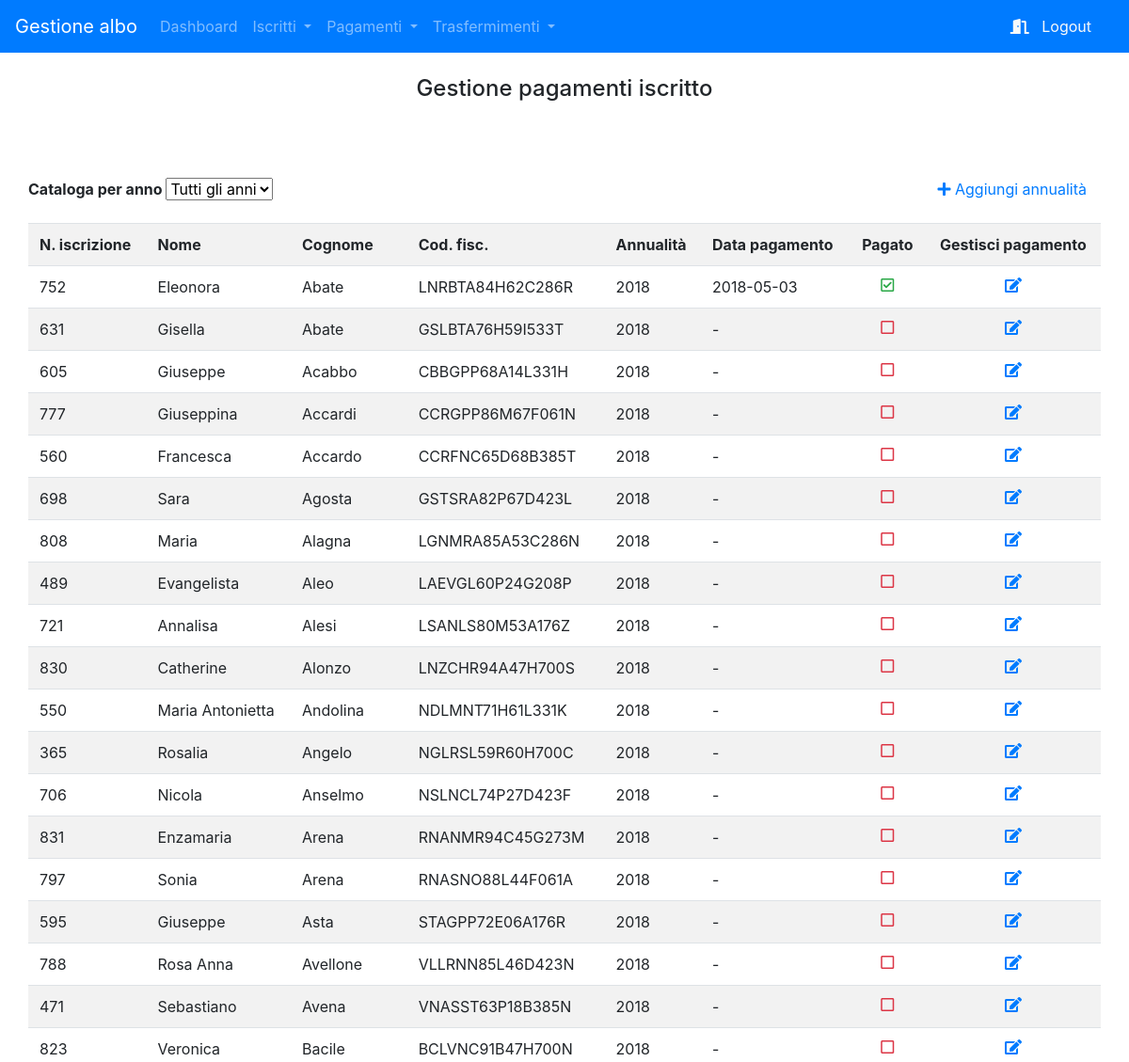
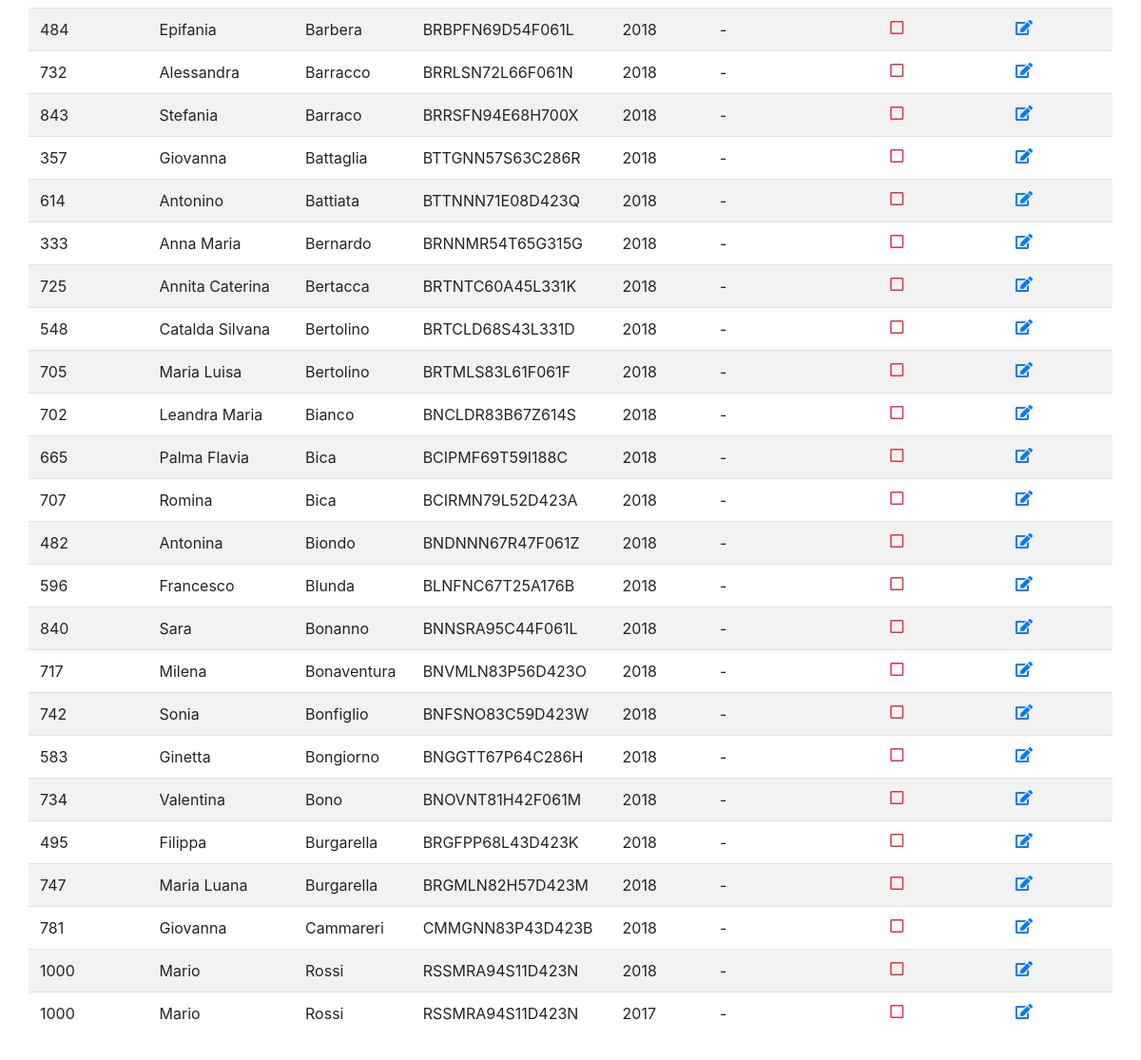
Page /gestione_pagamenti_iscritto.php (signed in) on the committed database (2 pictures, top to bottom).
### tables this page shows
CREATE TABLE `utenti` (
  `Id` int(11) NOT NULL,
  `Nome` varchar(20) NOT NULL,
  `Cognome` varchar(20) NOT NULL,
  `Data_Nascita` date NOT NULL,
  `Comune_nascita` varchar(300) NOT NULL,
  `Sesso` varchar(12) NOT NULL,
  `Cittadinanza` varchar(300) NOT NULL,
  `Data_iscrizione` date NOT NULL,
  `Data_disiscrizione` date NOT NULL,
  `Nazione` varchar(100) NOT NULL,
  `Regione` varchar(100) NOT NULL,
  `Citta` varchar(100) NOT NULL,
  `Provincia` varchar(100) NOT NULL,
  `Cap` int(5) NOT NULL,
  `Indirizzo` varchar(100) NOT NULL,
  `Tel_Fisso` bigint(20) NOT NULL,
  `Cellulare` bigint(20) NOT NULL,
  `Email` varchar(100) NOT NULL,
  `Cod_Fiscale` varchar(16) NOT NULL,
  `Numero_iscrizione` int(100) NOT NULL,
  `Pec` varchar(400) NOT NULL,
  `Foto` varchar(999) NOT NULL,
  `Attivo` int(11) NOT NULL
);

CREATE TABLE `annualita` (
  `Id` int(11) NOT NULL,
  `Quota` int(11) NOT NULL,
  `Anno` int(11) NOT NULL
);

CREATE TABLE `pagamenti` (
  `Id` int(11) NOT NULL,
  `Id_annualita` int(11) NOT NULL,
  `Id_utente` int(11) NOT NULL,
  `Importo` int(11) NOT NULL,
  `Data_pagamento` date NOT NULL
);

### gestione_pagamenti_iscritto.php (the view, shortened to what this page needs)
<html>
	<head>
		<link rel="stylesheet" type="text/css" href="css/style.css">
	</head>
	<body>
		<?php include "testata.php" ?>
		<div class = "container">
			<div class="row">
				<div class="col text-center">
					<br>
					<h4> Gestione pagamenti iscritto </h4>
					<br>
				</div>
			</div>
			<div class="row">
				<div class="col text-left custom-no-padding-left">
					<b> Cataloga per anno </b>
					<SELECT id="selezione">
						<option value="0"> Tutti gli anni </option>
						<?php
							include "db_connessione.php";
						?>
					</SELECT>
				</div>
				<div class="col text-right">
					<?php
						if(isset($_GET['id'])){
						}else{
							echo('					<a href="gestisci_iscritto.php" data-toggle="modal" data-target="#inserisciAnnualita"> <i class="fas fa-plus"> </i> Aggiungi annualità </a> ');
						}
					?>
				</div>
			</div>
			<br>
			<div class="row">
				<table class="table table-striped">
					<tr>
						<th> N. iscrizione </th>
						<th> Nome </th>
						<th> Cognome </th>
						<th> Cod. fisc. </th>
						<th> Annualità </th>
						<th> Data pagamento </th>
						<th class="text-center"> Pagato </th>
						<th class="text-center"> Gestisci pagamento </th>
					</tr>
					<?php
						$sql = "SELECT * FROM annualita ORDER BY Anno DESC";
						foreach ($dbh -> query($sql) as $row){
							$id_annualita_corrente = $row['Id'];
							if(isset($_GET['id'])){
									$sql2 = "SELECT * FROM utenti WHERE Id=".$_GET['id']."";
							}else{
								$sql2 = "SELECT * FROM utenti";
							}
							foreach ($dbh -> query($sql2) as $row2){
								$data_iscrizione_corrente = new DateTime($row2['Data_iscrizione']);
								$id_utente_corrente = $row2['Id'];
								$sql3 = "SELECT * FROM pagamenti WHERE Id_utente =".$id_utente_corrente." AND Id_annualita = ".$id_annualita_corrente."";
								$stmt = $dbh -> prepare($sql3);
								$stmt -> execute();
								$result = $stmt->fetch(PDO::FETCH_ASSOC);
								if($row['Anno'] >= $data_iscrizione_corrente->format("Y"))
								{
										if($result['Id'] != ""){
										echo('<tr>
												<td> '.$row2['Numero_iscrizione'].' </td>
												<td> '.$row2['Nome'].'  </td>
												<td> '.$row2['Cognome'].' </td>
												<td> '.$row2['Cod_Fiscale'].' </td>
												<td class="cataloga"> '.$row['Anno'].' </td>
												<td> '.$result['Data_pagamento'].' </td>
												<td class="text-center">  <i class="far fa-check-square text-success"> </i></td>
												<td class="text-center"> <a href="gestisci_iscritto.php" data-toggle="modal" data-target="#modifica_pagamento'.$result['Id'].'"> <i class="fas fa-edit"> </i> </a> </td>
											</tr>
												<div class="modal fade" id="modifica_pagamento'.$result['Id'].'" tabindex="-1" role="dialog" aria-labelledby="exampleModalLabel" aria-hidden="true">
																<input type="hidden" name="id_utente" value="'.$id_utente_corrente.'">
																<input type="hidden" name="id_pagamento" value="'.$result['Id'].'">
																	<input type="date" value="'.$result['Data_pagamento'].'" class="form-control" id="data_pagamento" name="data_pagamento" aria-describedby="data_pagamento" placeholder="Data pagamento" required>
																<input type="hidden" name="id_utente" value="'.$id_utente_corrente.'">
																<input type="hidden" value="'.$result['Id'].'" name="id_pagamento" >
												</div>
											');
									}
									else
									{
										echo('<tr>
												<td> '.$row2['Numero_iscrizione'].' </td>
												<td> '.$row2['Nome'].'  </td>
												<td> '.$row2['Cognome'].' </td>
												<td> '.$row2['Cod_Fiscale'].' </td>
												<td class="cataloga"> '.$row['Anno'].' </td>
												<td> -  </td>
												<td class="text-center">  <i class="far fa-square text-danger"> </i></td>
												<td class="text-center"> <a href="gestisci_iscritto.php" data-toggle="modal" data-target="#aggiungiPagamento'.$id_utente_corrente.'_'.$id_annualita_corrente.'"> <i class="fas fa-edit"> </i> </a> </td>
													<div class="modal fade" id="aggiungiPagamento'.$id_utente_corrente.'_'.$id_annualita_corrente.'" tabindex="-1" role="dialog" aria-labelledby="exampleModalLabel" aria-hidden="true">
												  <div class="modal-dialog" role="document">
													<div class="modal-content">
													  <div class="modal-header">
														<h5 class="modal-title" id="exampleModalLabel">Conferma il pagamento</h5>
														<button type="button" class="close" data-dismiss="modal" aria-label="Close">
														  <span aria-hidden="true">&times;</span>
														</button>
													  </div>
													  <div class="modal-body">
															<form method="post" action ="aggiungi_pagamento_query.php"a>
																<input type="hidden" name="id_utente" value="'.$id_utente_corrente.'">
																<input type="hidden" name="id_annualita" value="'.$id_annualita_corrente.'">
																<label> <i> *Inserisci la data del pagamento </i> </label>
																<div class="form-group">
																	<div class="input-group">
																		<div class="input-group-prepend">
																			<span class="input-group-text" id="basic-addon1"><i class="fas fa-calendar-alt"></i></span>
																		</div>
																	<input type="date" class="form-control" id="data_pagamento" name="data_pagamento" aria-describedby="data_pagamento" placeholder="Data pagamento" required>
																</div>
																</div>
													  </div>
													  <div class="modal-footer">
															<input type="submit" class="btn btn-primary" value="Aggiungi il pagamento"a>
														</form>
													  </div>
													</div>
												  </div>
												</div>
											</tr>');
									}
								}
							}
						}
					?>
				</table>
			</div>
		</div>
</html>

### css/style.css (style rules this page uses)
body { padding-bottom:180px; }
.custom-no-padding-left { padding-left:0px!important; }

### rows in the picture
annualita: Anno "2018"
utenti: Numero_iscrizione "752", Nome "Eleonora", Cognome "Abate", Cod_Fiscale "LNRBTA84H62C286R", pagamenti.Data_pagamento "2018-05-03"
utenti: Numero_iscrizione "631", Nome "Gisella", Cognome "Abate", Cod_Fiscale "GSLBTA76H59I533T"
utenti: Numero_iscrizione "605", Nome "Giuseppe", Cognome "Acabbo", Cod_Fiscale "CBBGPP68A14L331H"
utenti: Numero_iscrizione "777", Nome "Giuseppina", Cognome "Accardi", Cod_Fiscale "CCRGPP86M67F061N"
utenti: Numero_iscrizione "560", Nome "Francesca", Cognome "Accardo", Cod_Fiscale "CCRFNC65D68B385T"
utenti: Numero_iscrizione "698", Nome "Sara", Cognome "Agosta", Cod_Fiscale "GSTSRA82P67D423L"
utenti: Numero_iscrizione "808", Nome "Maria", Cognome "Alagna", Cod_Fiscale "LGNMRA85A53C286N"
utenti: Numero_iscrizione "489", Nome "Evangelista", Cognome "Aleo", Cod_Fiscale "LAEVGL60P24G208P"
utenti: Numero_iscrizione "721", Nome "Annalisa", Cognome "Alesi", Cod_Fiscale "LSANLS80M53A176Z"
utenti: Numero_iscrizione "830", Nome "Catherine", Cognome "Alonzo", Cod_Fiscale "LNZCHR94A47H700S"
utenti: Numero_iscrizione "550", Nome "Maria Antonietta", Cognome "Andolina", Cod_Fiscale "NDLMNT71H61L331K"
utenti: Numero_iscrizione "365", Nome "Rosalia", Cognome "Angelo", Cod_Fiscale "NGLRSL59R60H700C"
utenti: Numero_iscrizione "706", Nome "Nicola", Cognome "Anselmo", Cod_Fiscale "NSLNCL74P27D423F"
utenti: Numero_iscrizione "831", Nome "Enzamaria", Cognome "Arena", Cod_Fiscale "RNANMR94C45G273M"
utenti: Numero_iscrizione "797", Nome "Sonia", Cognome "Arena", Cod_Fiscale "RNASNO88L44F061A"
utenti: Numero_iscrizione "595", Nome "Giuseppe", Cognome "Asta", Cod_Fiscale "STAGPP72E06A176R"
utenti: Numero_iscrizione "788", Nome "Rosa Anna", Cognome "Avellone", Cod_Fiscale "VLLRNN85L46D423N"
utenti: Numero_iscrizione "471", Nome "Sebastiano", Cognome "Avena", Cod_Fiscale "VNASST63P18B385N"
utenti: Numero_iscrizione "823", Nome "Veronica", Cognome "Bacile", Cod_Fiscale "BCLVNC91B47H700N"
utenti: Numero_iscrizione "484", Nome "Epifania", Cognome "Barbera", Cod_Fiscale "BRBPFN69D54F061L"
utenti: Numero_iscrizione "732", Nome "Alessandra", Cognome "Barracco", Cod_Fiscale "BRRLSN72L66F061N"
utenti: Numero_iscrizione "843", Nome "Stefania", Cognome "Barraco", Cod_Fiscale "BRRSFN94E68H700X"
utenti: Numero_iscrizione "357", Nome "Giovanna", Cognome "Battaglia", Cod_Fiscale "BTTGNN57S63C286R"
utenti: Numero_iscrizione "614", Nome "Antonino", Cognome "Battiata", Cod_Fiscale "BTTNNN71E08D423Q"
utenti: Numero_iscrizione "333", Nome "Anna Maria", Cognome "Bernardo", Cod_Fiscale "BRNNMR54T65G315G"
utenti: Numero_iscrizione "725", Nome "Annita Caterina", Cognome "Bertacca", Cod_Fiscale "BRTNTC60A45L331K"
utenti: Numero_iscrizione "548", Nome "Catalda Silvana", Cognome "Bertolino", Cod_Fiscale "BRTCLD68S43L331D"
utenti: Numero_iscrizione "705", Nome "Maria Luisa", Cognome "Bertolino", Cod_Fiscale "BRTMLS83L61F061F"
utenti: Numero_iscrizione "702", Nome "Leandra Maria", Cognome "Bianco", Cod_Fiscale "BNCLDR83B67Z614S"
utenti: Numero_iscrizione "665", Nome "Palma Flavia", Cognome "Bica", Cod_Fiscale "BCIPMF69T59I188C"
utenti: Numero_iscrizione "707", Nome "Romina", Cognome "Bica", Cod_Fiscale "BCIRMN79L52D423A"
utenti: Numero_iscrizione "482", Nome "Antonina", Cognome "Biondo", Cod_Fiscale "BNDNNN67R47F061Z"
utenti: Numero_iscrizione "596", Nome "Francesco", Cognome "Blunda", Cod_Fiscale "BLNFNC67T25A176B"
utenti: Numero_iscrizione "840", Nome "Sara", Cognome "Bonanno", Cod_Fiscale "BNNSRA95C44F061L"
utenti: Numero_iscrizione "717", Nome "Milena", Cognome "Bonaventura", Cod_Fiscale "BNVMLN83P56D423O"
utenti: Numero_iscrizione "742", Nome "Sonia", Cognome "Bonfiglio", Cod_Fiscale "BNFSNO83C59D423W"
utenti: Numero_iscrizione "583", Nome "Ginetta", Cognome "Bongiorno", Cod_Fiscale "BNGGTT67P64C286H"
utenti: Numero_iscrizione "734", Nome "Valentina", Cognome "Bono", Cod_Fiscale "BNOVNT81H42F061M"
utenti: Numero_iscrizione "495", Nome "Filippa", Cognome "Burgarella", Cod_Fiscale "BRGFPP68L43D423K"
utenti: Numero_iscrizione "747", Nome "Maria Luana", Cognome "Burgarella", Cod_Fiscale "BRGMLN82H57D423M"
utenti: Numero_iscrizione "781", Nome "Giovanna", Cognome "Cammareri", Cod_Fiscale "CMMGNN83P43D423B"
utenti: Numero_iscrizione "1000", Nome "Mario", Cognome "Rossi", Cod_Fiscale "RSSMRA94S11D423N"
annualita: Anno "2017"
